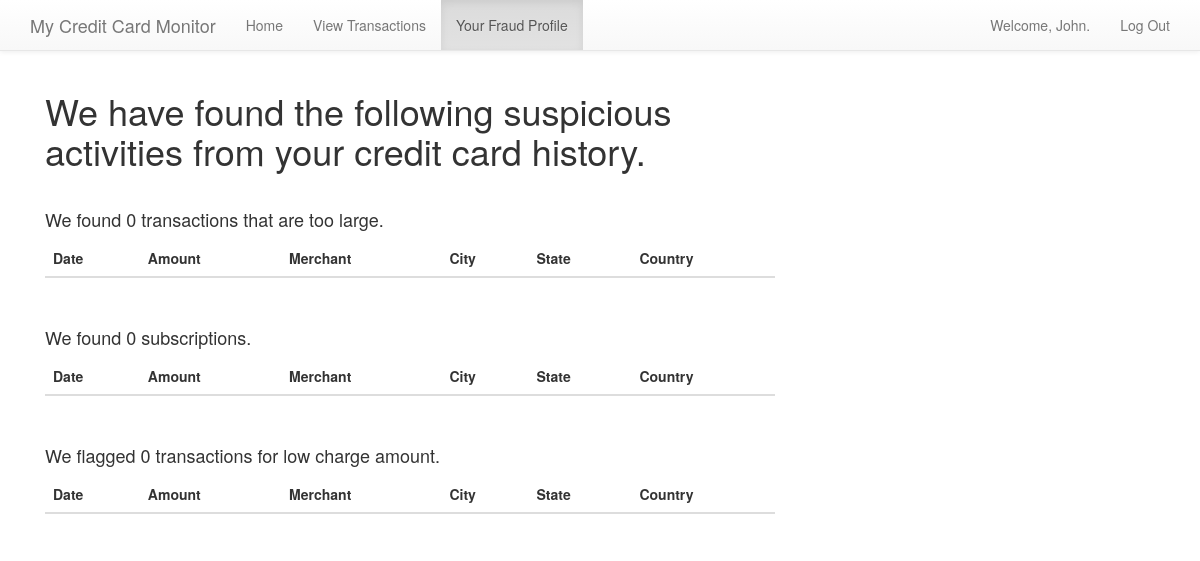
Page /fraud-profile/ (signed in) on the earlier database version.
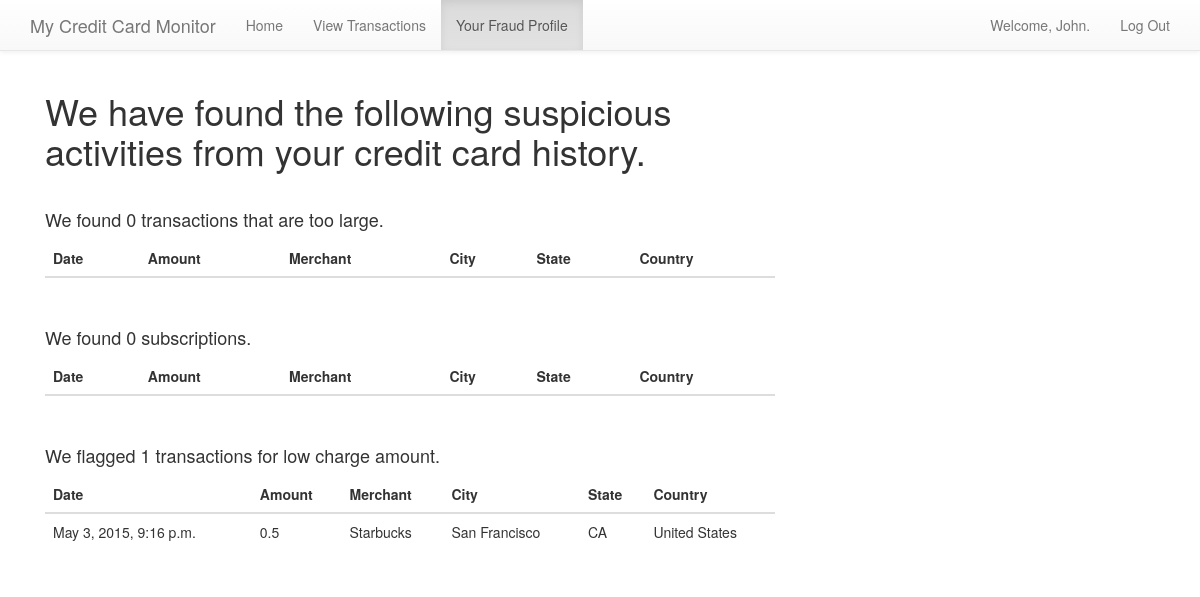
Same page on the later database version.
### cc/models.py (models this page shows, shortened)
class Transaction(models.Model):
	card_number = models.CharField(validators=[RegexValidator(regex='^.{16}$', message='Must be 16 digits', code='nomatch')], max_length=16)
	customer = models.ForeignKey('Customer', null=True)
	merchant_id = models.ForeignKey('Merchant')
	transaction_id = models.AutoField(primary_key=True)
	amount = models.FloatField()
	date = models.DateTimeField(default=timezone.now)
	safe_size = models.BooleanField(default=True)
	subscription = models.BooleanField(default=False)
	suspicious = models.BooleanField(default=False)

class Merchant(models.Model):
	user = models.OneToOneField(User)
	merchant_id = models.AutoField(primary_key=True)
	zip = models.CharField(max_length=5)
	city = models.CharField(max_length=50)
	state = models.CharField(max_length=2)
	country = models.CharField(max_length=50)

### cc/views.py (the view)
# urls.py: url(r'fraud-profile/', views.fraud_profile),
def fraud_profile(request):
	customer = Customer.objects.get(user=request.user)
	large_transactions = Transaction.objects.filter(customer=customer, safe_size=False)
	lcount = large_transactions.count()
	subscriptions = Transaction.objects.filter(customer=customer, subscription=True)
	subcount = subscriptions.count()
	suspicious_transactions = Transaction.objects.filter(customer=customer, suspicious=True)
	suscount = suspicious_transactions.count()
	return render(request, 'cc/fraud_profile.html', {'large_transactions': large_transactions,
		'lcount': lcount, 'subscriptions': subscriptions, 'subcount': subcount,
		'suspicious_transactions': suspicious_transactions, 'suscount': suscount})

### cc/templates/cc/fraud_profile.html (shortened to what this page needs)
{% extends 'cc/base.html' %}
{% load staticfiles %}
{% block tabs %}
<li><a href="/">Home</a></li>
<li><a href="/transactions">View Transactions</a></li>
<li class="active"><a href="/fraud-profile">Your Fraud Profile</a></li>
{% endblock %}
{% block content %}
<div class="col-md-8">
  <h1>We have found the following suspicious activities from your credit card history.</h1>
  <br />
  <h4>We found {{ lcount }} transactions that are too large.</h4>
  <table class="table table-hover">
    <thead>
      <tr>
        <th>Date</th>
        <th>Amount</th>
        <th>Merchant</th>
        <th>City</th>
        <th>State</th>
        <th>Country</th>
      </tr>
    </thead>
  </table>
  <br />
  <h4>We found {{ subcount }} subscriptions.</h4>
    <table class="table table-hover">
    <thead>
      <tr>
        <th>Date</th>
        <th>Amount</th>
        <th>Merchant</th>
        <th>City</th>
        <th>State</th>
        <th>Country</th>
      </tr>
    </thead>
  </table>
  <br />
  <h4>We flagged {{ suscount }} transactions for low charge amount.</h4>
    <table class="table table-hover">
    <thead>
      <tr>
        <th>Date</th>
        <th>Amount</th>
        <th>Merchant</th>
        <th>City</th>
        <th>State</th>
        <th>Country</th>
      </tr>
    </thead>
    <tbody>
  {% for t in suspicious_transactions %}
      <tr>
        <td>{{ t.date }}</td>
        <td>{{ t.amount }}</td>
        <td>{{ t.merchant_id.user.first_name }}</td>
        <td>{{ t.merchant_id.city }}</td>
        <td>{{ t.merchant_id.state }}</td>
        <td>{{ t.merchant_id.country }}</td>
      </tr>
    {% endfor %}
    </tbody>
  </table>
</div>
{% endblock content %}

### cc/templates/cc/base.html (shortened to what this page needs)
{% load staticfiles %}
<!DOCTYPE html>
<html lang="en">
	<head>
		<link rel="stylesheet" href="//maxcdn.bootstrapcdn.com/bootstrap/3.2.0/css/bootstrap.min.css">
    <link rel="stylesheet" href="//maxcdn.bootstrapcdn.com/bootstrap/3.2.0/css/bootstrap-theme.min.css">
		<link href={% static 'css/styles.css' %} rel="stylesheet">
	</head>
	<body>
<div class="navbar navbar-default navbar-static-top">
  <div class="container">
    <div class="navbar-header">
      <a class="navbar-brand" href="/">My Credit Card Monitor</a>
    </div>
    <div class="collapse navbar-collapse">
      <ul class="nav navbar-nav">
        {% block tabs %}
        {% endblock %}
      </ul>
      <ul class="nav navbar-nav navbar-right">
        {% if not request.user.is_authenticated %}
        <li><a href="/register">Register</a></li>
        <li><a href="/login">Log In</a></li>
        {% else %}
        <li><a href="/">Welcome, {{ request.user.first_name}}.</a></li>
        <li><a href="/logout">Log Out</a></li>
        {% endif %}
      </ul>
    </div>
  </div>
</div>
<div class="container">
  {% block content %}
  {% endblock %}
</div>
	</body>
</html>

### static/css/styles.css (style rules this page uses)
body { padding-top: 0px; }

Differences in the rows shown:
added Transaction: date "May 3, 2015, 9:16 p.m.", amount "0.5", merchant_id.user.first_name "Starbucks", merchant_id.city "San Francisco", merchant_id.state "CA", merchant_id.country "United States"
Other differences:
{{ suscount }}: "0" → "1"
